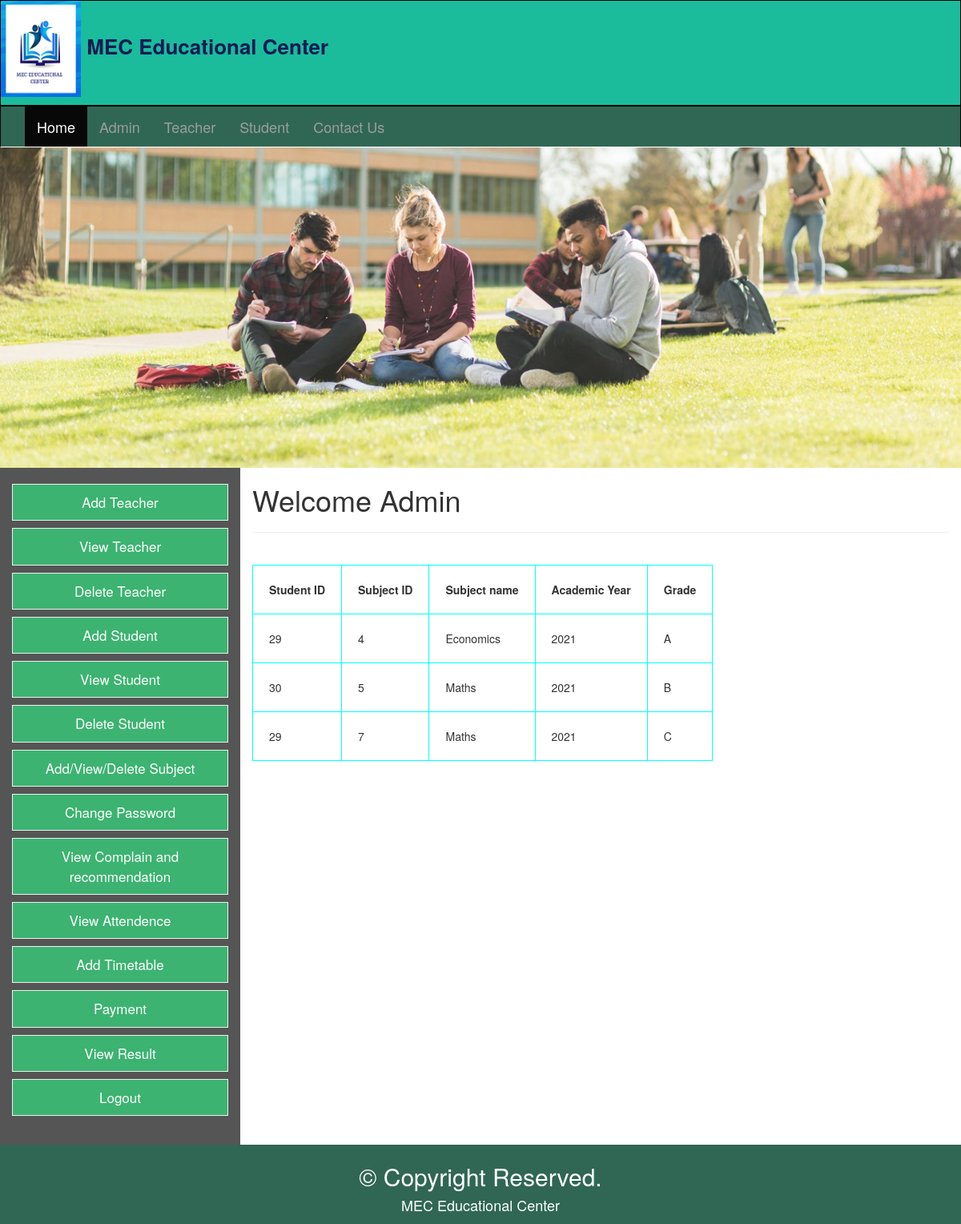
The page /tuition/1view_result.php (signed in) on the database its author committed.
### tables this page shows
CREATE TABLE `result` (
  `subject_id` int(10) NOT NULL,
  `subject_name` varchar(150) NOT NULL,
  `grade` char(10) NOT NULL,
  `academic_year` year(4) NOT NULL,
  `student_id` int(10) NOT NULL
);

### tuition/1view_result.php (the view, shortened to what this page needs)
<?php
  include"database.php";
?>
<!DOCTYPE html>
<html>
<head>
  <link rel="stylesheet" href="https://maxcdn.bootstrapcdn.com/bootstrap/3.4.1/css/bootstrap.min.css">
  <link rel="stylesheet" type="text/css" href="one.css">
</head>
<body>
<?php
      include 'navbar.php';
      ?>
      <img src="head.jpg" alt="head" width="100%" height="400px">
<div class="container-fluid text-center">
  <div class="row content">
    <?php
      include 'admin_sidebar.php';
      ?>
     <div class="col-sm-9 text-left">
      <h1>Welcome Admin</h1>
      <hr>
      <br>
<table id="t01">
  <tr>
    <th>Student ID</th>
    <th>Subject ID</th>
    <th>Subject name</th>
    <th>Academic Year</th>
    <th>Grade</th>
  </tr>
 <?php
              $s="select * from result";
              $res=$db->query($s);
              if($res->num_rows>0)
              {
                while($r=$res->fetch_assoc())
                {
                  echo "
                    <tr>
                    <td>{$r["student_id"]}</td>
                    <td>{$r["subject_id"]}</td>
                    <td>{$r["subject_name"]}</td>
                    <td>{$r["academic_year"]}</td>
                    <td>{$r["grade"]}</td>
                    </tr>
                  ";
                }
              }
              else
              {
                echo "No Record Found";
              }
            ?>
</table>
    </div>
  </div>
</div>
  <?php
      include 'footer.php';
      ?>
</body>
</html>

### tuition/navbar.php (shortened to what this page needs)
<div>
   <header>
    <p style="font-size: 26px; text-align: left; font-weight: bold;"><img src="logo2.jpg" alt="LOGO" width="100px" height="120px">   MEC Educational Center</p>
  </header>
</div>
<div class="navbar navbar-inverse">
  <div class="container-fluid">
    <div class="collapse navbar-collapse" id="myNavbar">
      <ul class="nav navbar-nav">
        <li class="active"><a href="home.php">Home</a></li>
        <li><a href="admin_login.php">Admin</a></li>
        <li><a href="teacher_login.php">Teacher</a></li>
        <li><a href="student_login.php">Student</a></li>
        <li><a href="contact_us.php">Contact Us</a></li>
      </ul>
    </div>
  </div>
</div>

### tuition/admin_sidebar.php
<div class="col-sm-3 sidenav">
  <p><a href="1add_teacher.php">Add Teacher</a></p>
  <p><a href="1view_teacher.php">View Teacher</a></p>
  <p><a href="1delete_teacher.php">Delete Teacher</a></p>
 <p><a href="1add_student.php">Add Student</a></p>
 <p><a href="1view_student.php">View Student</a></p>
  <p><a href="1delete_student.php">Delete Student</a></p>
 <p><a href="1add_subject.php">Add/View/Delete Subject</a></p>
  <p><a href="1a_change_pass.php">Change Password</a></p>
  <p><a href="1view_complaint.php">View Complain and recommendation</a></p>
 <p><a href="1view_attendance.php">View Attendence</a></p>
  <p><a href="1add_timetable.php">Add Timetable</a></p>
  <p><a href="1payment.php">Payment</a></p>
  <p><a href="1view_result.php">View Result</a></p>
  <p><a href="a_logout.php">Logout</a></p>
</div>

### tuition/footer.php (shortened to what this page needs)
<div>
<footer>
  <h2>&copy; Copyright Reserved.</h2>
  <h4>MEC Educational Center</h4>
 </footer>
</div>

### tuition/one.css (style rules this page uses)
.navbar { margin-bottom: 0; border-radius: 0; background-color: #50c878; color: white; font-size: 18px; }
.row.content { height: 650px }
.sidenav { padding-top: 20px; background-color: #555; height: 130%; color: white; }
footer { text-align: center; padding: 3px; background-color: #306754; color: white; }
table, th, td { border: 1px solid rgb(66, 66, 66); border-collapse: collapse; }
th, td { padding: 20px; text-align: left; border-color: aqua; border-radius: 100px; }
div p a { color: white; font-size: 17px; position: relative; display: block; padding: 10px 15px; margin-bottom: -1px; background-color: #3cb371; border: 1px solid #ecf0f1; }
header { background-color: #1abc9c; font-weight: bold; color: #151b54; text-align: center; margin-bottom: 0; border: 1px solid black; }
.navbar { overflow: hidden; background-color: #306754; border-radius: 0; margin-bottom: 0; border-radius: 0; border-bottom: 1px solid white; }

### rows shown on the page
result: student "29", subject_id "4", subject_name "Economics", academic_year "2021", grade "A"
result: student "30", subject_id "5", subject_name "Maths", academic_year "2021", grade "B"
result: student "29", subject_id "7", subject_name "Maths", academic_year "2021", grade "C"
